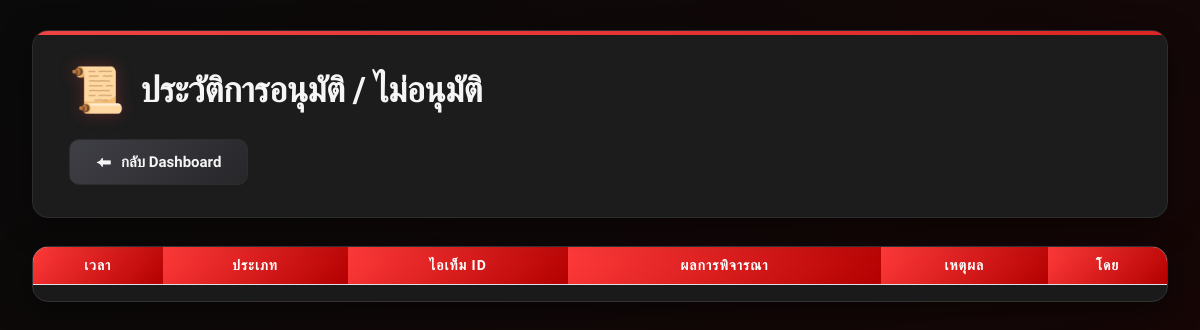
/owner/history.php (signed in), run on an earlier commit of the app's database.
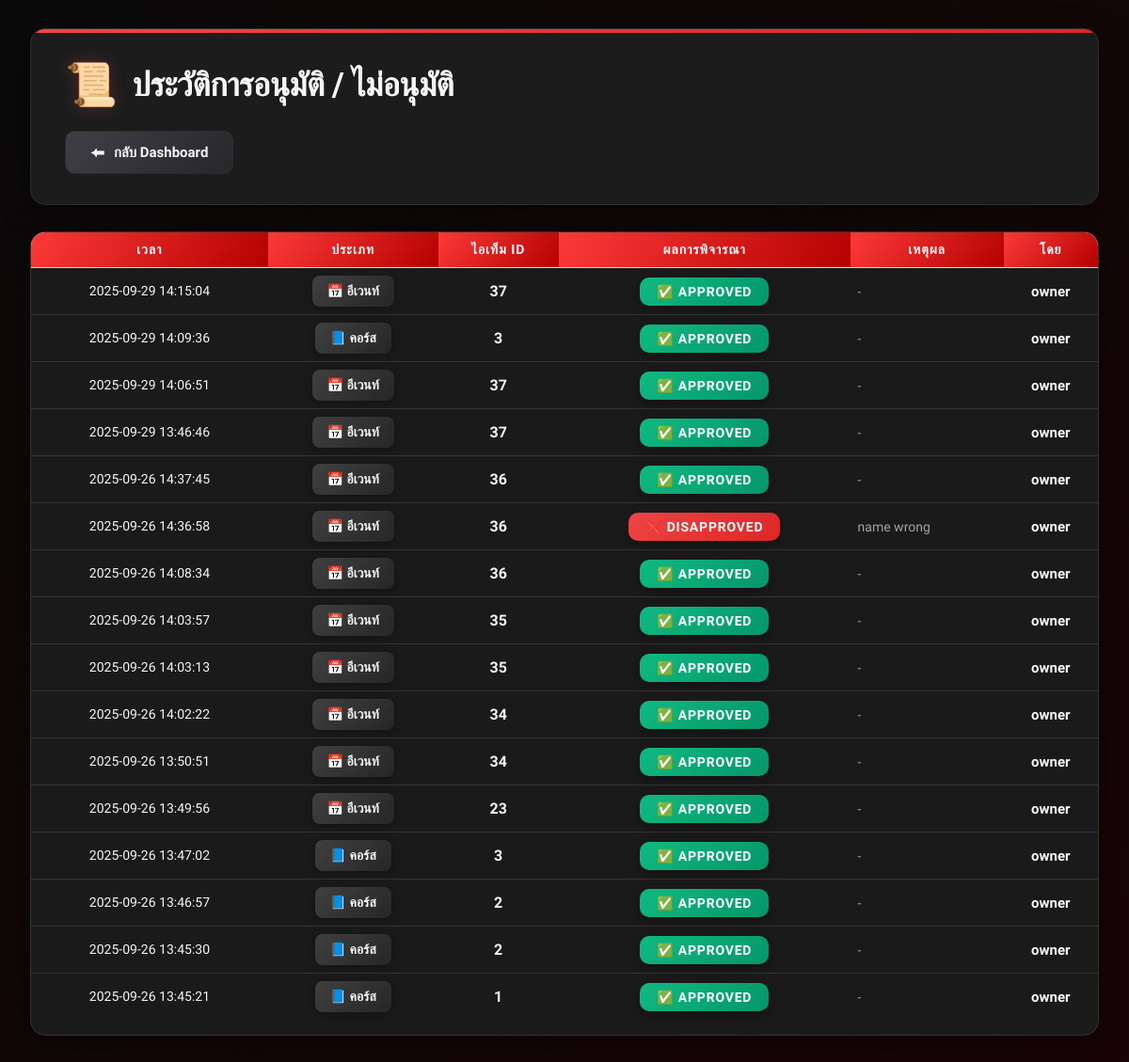
And on a later commit of the database.
### tables this page shows
CREATE TABLE `history` (
  `id` int(11) NOT NULL,
  `item_type` enum('course','event') NOT NULL,
  `item_id` int(11) NOT NULL,
  `action` enum('approved','disapproved') NOT NULL,
  `reason` text DEFAULT NULL,
  `owner` varchar(50) NOT NULL,
  `created_at` datetime NOT NULL
);

### owner/history.php (the view, shortened to what this page needs)
<?php
include __DIR__ . '/db_connect.php';
$result = mysqli_query($conn, "SELECT * FROM history ORDER BY created_at DESC");
?>
<!DOCTYPE html>
<html lang="th">
<head>
  <link href="https://cdn.jsdelivr.net/npm/bootstrap@5.3.3/dist/css/bootstrap.min.css" rel="stylesheet">
  <link rel="stylesheet" href="style.css">
</head>
<body>
  <div class="container">
    <div class="header-section">
      <h1>ประวัติการอนุมัติ / ไม่อนุมัติ</h1>
      <a href="owner_dashboard.php" class="btn btn-back">
        <span>⬅</span> กลับ Dashboard
      </a>
    </div>
    <div class="table-container">
      <table class="table align-middle">
        <thead>
          <tr>
            <th>เวลา</th>
            <th>ประเภท</th>
            <th>ไอเท็ม ID</th>
            <th>ผลการพิจารณา</th>
            <th>เหตุผล</th>
            <th>โดย</th>
          </tr>
        </thead>
        <tbody>
          <?php while ($row = mysqli_fetch_assoc($result)) { ?>
            <tr>
              <td class="time-text"><?= $row['created_at'] ?></td>
              <td>
                <span class="type-badge">
                  <?= $row['item_type'] == 'course' ? '📘 คอร์ส' : '📅 อีเวนท์' ?>
                </span>
              </td>
              <td class="id-text"><?= $row['item_id'] ?></td>
              <td>
                <?php if ($row['action'] == 'approved'): ?>
                  <span class="badge badge-ok">✅ APPROVED</span>
                <?php else: ?>
                  <span class="badge badge-no">❌ DISAPPROVED</span>
                <?php endif; ?>
              </td>
              <td class="reason-text"><?= nl2br(htmlspecialchars($row['reason'] ?: '-')) ?></td>
              <td class="owner-text"><?= htmlspecialchars($row['owner']) ?></td>
            </tr>
          <?php } ?>
        </tbody>
      </table>
    </div>
  </div>
</body>
</html>

What changed in the data, as far as the page shows it:
added history: created_at "2025-09-29 14:15:04", item_type "📅 อีเวนท์", item "37", action "✅ APPROVED", reason "-", owner "owner"
added history: created_at "2025-09-29 14:09:36", item_type "📘 คอร์ส", item "3", action "✅ APPROVED", reason "-", owner "owner"
added history: created_at "2025-09-29 14:06:51", item_type "📅 อีเวนท์", item "37", action "✅ APPROVED", reason "-", owner "owner"
added history: created_at "2025-09-29 13:46:46", item_type "📅 อีเวนท์", item "37", action "✅ APPROVED", reason "-", owner "owner"
added history: created_at "2025-09-26 14:37:45", item_type "📅 อีเวนท์", item "36", action "✅ APPROVED", reason "-", owner "owner"
added history: created_at "2025-09-26 14:36:58", item_type "📅 อีเวนท์", item "36", action "❌ DISAPPROVED", reason "name wrong", owner "owner"
added history: created_at "2025-09-26 14:08:34", item_type "📅 อีเวนท์", item "36", action "✅ APPROVED", reason "-", owner "owner"
added history: created_at "2025-09-26 14:03:57", item_type "📅 อีเวนท์", item "35", action "✅ APPROVED", reason "-", owner "owner"
added history: created_at "2025-09-26 14:03:13", item_type "📅 อีเวนท์", item "35", action "✅ APPROVED", reason "-", owner "owner"
added history: created_at "2025-09-26 14:02:22", item_type "📅 อีเวนท์", item "34", action "✅ APPROVED", reason "-", owner "owner"
added history: created_at "2025-09-26 13:50:51", item_type "📅 อีเวนท์", item "34", action "✅ APPROVED", reason "-", owner "owner"
added history: created_at "2025-09-26 13:49:56", item_type "📅 อีเวนท์", item "23", action "✅ APPROVED", reason "-", owner "owner"
added history: created_at "2025-09-26 13:47:02", item_type "📘 คอร์ส", item "3", action "✅ APPROVED", reason "-", owner "owner"
added history: created_at "2025-09-26 13:46:57", item_type "📘 คอร์ส", item "2", action "✅ APPROVED", reason "-", owner "owner"
added history: created_at "2025-09-26 13:45:30", item_type "📘 คอร์ส", item "2", action "✅ APPROVED", reason "-", owner "owner"
added history: created_at "2025-09-26 13:45:21", item_type "📘 คอร์ส", item "1", action "✅ APPROVED", reason "-", owner "owner"
